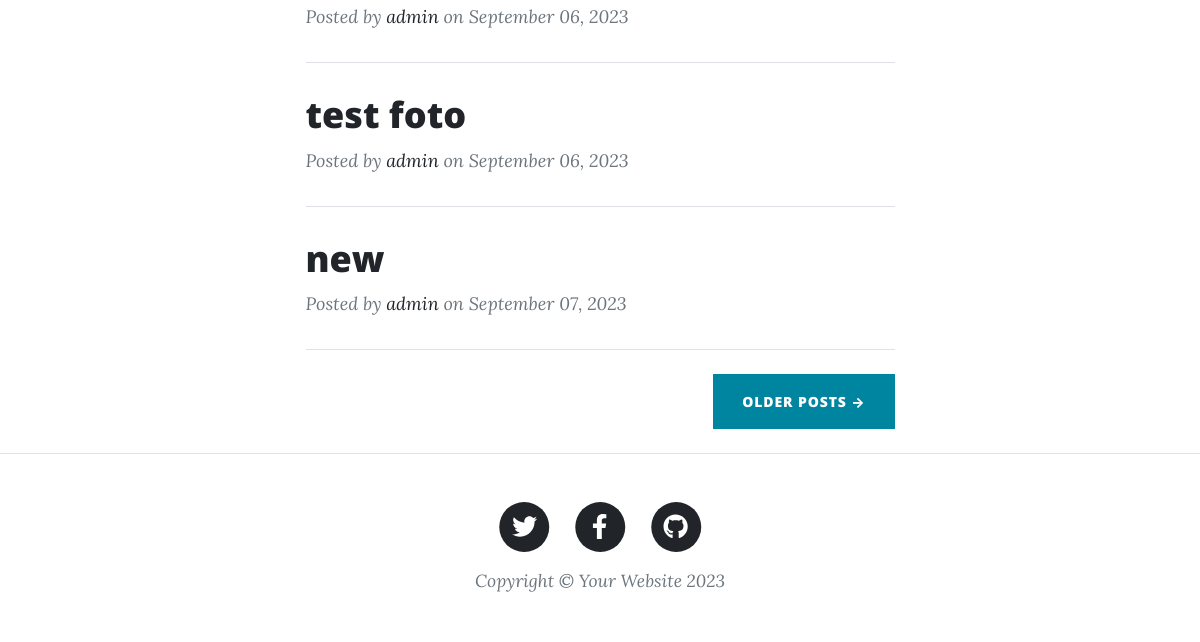
Before: /blog/ (lower part) with the older database file.
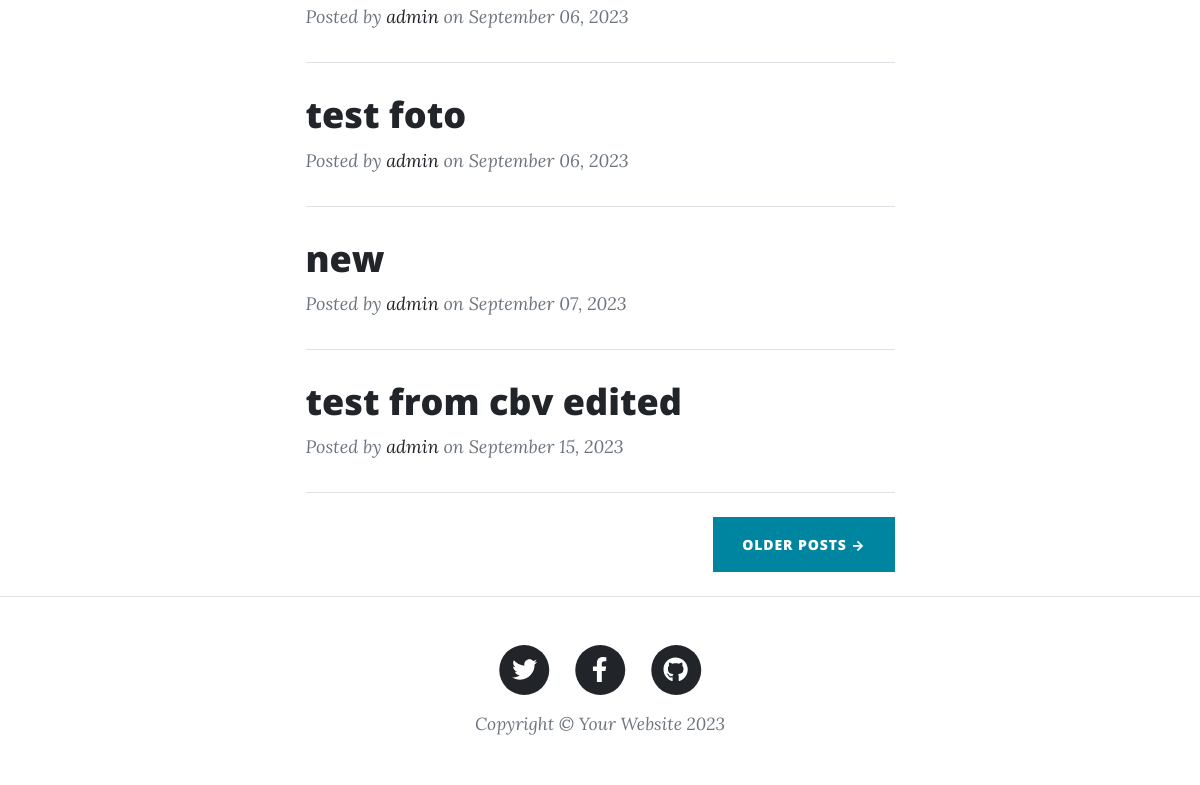
After: the same page with the newer database file.
### posts/models.py (models this page shows, shortened)
class Post(models.Model):
    author = models.ForeignKey(User,related_name='post_author' , on_delete=models.SET_NULL,null=True)
    title = models.CharField(max_length=120)
    content = models.TextField(max_length=100000)
    publish_date = models.DateTimeField(default=timezone.now)
    image = models.ImageField(upload_to='posts')
    tags = TaggableManager()
    slug = models.SlugField(null=True,blank=True)

### posts/views2.py (the view)
# urls.py: path('blog/' , PostList.as_view()),
class PostList(generic.ListView):
    model = Post

### posts/templates/posts/post_list.html (shortened to what this page needs)
{% load static %}
<!DOCTYPE html>
<html lang="en">
    <head>
        <link href="{% static 'css/styles.css' %}" rel="stylesheet" />
    </head>
    <body>
        <div class="container px-4 px-lg-5">
            <div class="row gx-4 gx-lg-5 justify-content-center">
                <div class="col-md-10 col-lg-8 col-xl-7">
                    {% for post in post_list %}
                        <div class="post-preview">
                            <a href="/blog/{{post.slug}}">
                                <h2 class="post-title">{{post.title}}</h2>
                            </a>
                            <p class="post-meta">
                                Posted by
                                <a href="#!">{{post.author}}</a>
                                on {{post.publish_date|date:"F d, o"}}
                            </p>
                        </div>
                        <hr class="my-4" />
                    {% endfor %}
                    <div class="d-flex justify-content-end mb-4"><a class="btn btn-primary text-uppercase" href="#!">Older Posts →</a></div>
                </div>
            </div>
        </div>
        <footer class="border-top">
            <div class="container px-4 px-lg-5">
                <div class="row gx-4 gx-lg-5 justify-content-center">
                    <div class="col-md-10 col-lg-8 col-xl-7">
                        <ul class="list-inline text-center">
                            <li class="list-inline-item">
                                <a href="#!">
                                    <span class="fa-stack fa-lg">
                                        <i class="fas fa-circle fa-stack-2x"></i>
                                        <i class="fab fa-twitter fa-stack-1x fa-inverse"></i>
                                    </span>
                                </a>
                            </li>
                            <li class="list-inline-item">
                                <a href="#!">
                                    <span class="fa-stack fa-lg">
                                        <i class="fas fa-circle fa-stack-2x"></i>
                                        <i class="fab fa-facebook-f fa-stack-1x fa-inverse"></i>
                                    </span>
                                </a>
                            </li>
                            <li class="list-inline-item">
                                <a href="#!">
                                    <span class="fa-stack fa-lg">
                                        <i class="fas fa-circle fa-stack-2x"></i>
                                        <i class="fab fa-github fa-stack-1x fa-inverse"></i>
                                    </span>
                                </a>
                            </li>
                        </ul>
                        <div class="small text-center text-muted fst-italic">Copyright &copy; Your Website 2023</div>
                    </div>
                </div>
            </div>
        </footer>
    </body>
</html>

Changed rows visible on the page:
added Post: title "test from cbv edited", author "admin", publish_date "September 15, 2023"
